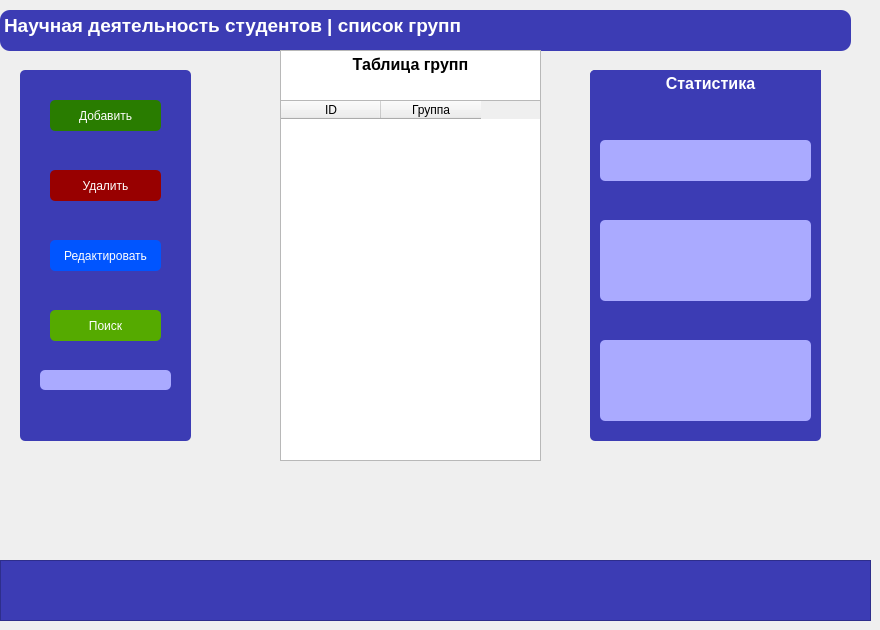
    <widget class="QWidget" name="Group">
     <attribute name="title">
      <string>Страница</string>
     </attribute>
     <widget class="QTextEdit" name="NamedOfPageGroup">
      <property name="geometry">
       <rect>
        <x>0</x>
        <y>10</y>
        <width>851</width>
        <height>41</height>
       </rect>
      </property>
      <property name="styleSheet">
       <string notr="true">background-color: rgb(60, 60, 180);
border-radius: 10px;</string>
      </property>
      <property name="html">
       <string>&lt;!DOCTYPE HTML PUBLIC &quot;-//W3C//DTD HTML 4.0//EN&quot; &quot;http://www.w3.org/TR/REC-html40/strict.dtd&quot;&gt;
&lt;html&gt;&lt;head&gt;&lt;meta name=&quot;qrichtext&quot; content=&quot;1&quot; /&gt;&lt;style type=&quot;text/css&quot;&gt;
p, li { white-space: pre-wrap; }
&lt;/style&gt;&lt;/head&gt;&lt;body style=&quot; font-family:'MS Shell Dlg 2'; font-size:8.25pt; font-weight:400; font-style:normal;&quot;&gt;
&lt;p style=&quot; margin-top:0px; margin-bottom:0px; margin-left:0px; margin-right:0px; -qt-block-indent:0; text-indent:0px;&quot;&gt;&lt;span style=&quot; font-size:14pt; font-weight:600; color:#ffffff;&quot;&gt;Научная деятельность студентов | список групп&lt;/span&gt;&lt;/p&gt;&lt;/body&gt;&lt;/html&gt;</string>
      </property>
     </widget>
     <widget class="QFrame" name="frame_7">
      <property name="geometry">
       <rect>
        <x>0</x>
        <y>560</y>
        <width>871</width>
        <height>61</height>
       </rect>
      </property>
      <property name="styleSheet">
       <string notr="true">background-color: rgb(60, 60, 180);</string>
      </property>
      <property name="frameShape">
       <enum>QFrame::StyledPanel</enum>
      </property>
      <property name="frameShadow">
       <enum>QFrame::Raised</enum>
      </property>
     </widget>
     <widget class="QTableWidget" name="GroupTable">
      <property name="geometry">
       <rect>
        <x>280</x>
        <y>100</y>
        <width>261</width>
        <height>361</height>
       </rect>
      </property>
      <column>
       <property name="text">
        <string>ID</string>
       </property>
      </column>
      <column>
       <property name="text">
        <string>Группа</string>
       </property>
      </column>
     </widget>
     <widget class="QTextEdit" name="textEdit_11">
      <property name="geometry">
       <rect>
        <x>280</x>
        <y>50</y>
        <width>261</width>
        <height>51</height>
       </rect>
      </property>
      <property name="html">
       <string>&lt;!DOCTYPE HTML PUBLIC &quot;-//W3C//DTD HTML 4.0//EN&quot; &quot;http://www.w3.org/TR/REC-html40/strict.dtd&quot;&gt;
&lt;html&gt;&lt;head&gt;&lt;meta name=&quot;qrichtext&quot; content=&quot;1&quot; /&gt;&lt;style type=&quot;text/css&quot;&gt;
p, li { white-space: pre-wrap; }
&lt;/style&gt;&lt;/head&gt;&lt;body style=&quot; font-family:'MS Shell Dlg 2'; font-size:8.25pt; font-weight:400; font-style:normal;&quot;&gt;
&lt;p align=&quot;center&quot; style=&quot; margin-top:0px; margin-bottom:0px; margin-left:0px; margin-right:0px; -qt-block-indent:0; text-indent:0px;&quot;&gt;&lt;span style=&quot; font-size:12pt; font-weight:600;&quot;&gt;Таблица групп&lt;/span&gt;&lt;/p&gt;&lt;/body&gt;&lt;/html&gt;</string>
      </property>
     </widget>
     <widget class="QFrame" name="frame_8">
      <property name="geometry">
       <rect>
        <x>20</x>
        <y>70</y>
        <width>171</width>
        <height>371</height>
       </rect>
      </property>
      <property name="styleSheet">
       <string notr="true">background-color: rgb(60, 60, 180);
border-radius: 5px;</string>
      </property>
      <property name="frameShape">
       <enum>QFrame::StyledPanel</enum>
      </property>
      <property name="frameShadow">
       <enum>QFrame::Raised</enum>
      </property>
      <widget class="QPushButton" name="AddGroupBtn">
       <property name="geometry">
        <rect>
         <x>30</x>
         <y>30</y>
         <width>111</width>
         <height>31</height>
        </rect>
       </property>
       <property name="styleSheet">
        <string notr="true">background-color: rgb(41, 124, 0);
border-color: rgb(60, 60, 180);
color: rgb(255, 255, 255);</string>
       </property>
       <property name="text">
        <string>Добавить</string>
       </property>
      </widget>
      <widget class="QPushButton" name="DelGroupBtn">
       <property name="geometry">
        <rect>
         <x>30</x>
         <y>100</y>
         <width>111</width>
         <height>31</height>
        </rect>
       </property>
       <property name="styleSheet">
        <string notr="true">background-color: rgb(152, 0, 0);
border-color: rgb(60, 60, 180);
color: rgb(255, 255, 255);</string>
       </property>
       <property name="text">
        <string>Удалить</string>
       </property>
      </widget>
      <widget class="Line" name="line_11">
       <property name="geometry">
        <rect>
         <x>30</x>
         <y>80</y>
         <width>118</width>
         <height>3</height>
        </rect>
       </property>
       <property name="orientation">
        <enum>Qt::Horizontal</enum>
       </property>
      </widget>
      <widget class="QPushButton" name="EditGroupBtn">
       <property name="geometry">
        <rect>
         <x>30</x>
         <y>170</y>
         <width>111</width>
         <height>31</height>
        </rect>
       </property>
       <property name="styleSheet">
        <string notr="true">border-color: rgb(60, 60, 180);
background-color: rgb(0, 85, 255);
color: rgb(255, 255, 255);</string>
       </property>
       <property name="text">
        <string>Редактировать</string>
       </property>
      </widget>
      <widget class="QPushButton" name="FindGroupBtn">
       <property name="geometry">
        <rect>
         <x>30</x>
         <y>240</y>
         <width>111</width>
         <height>31</height>
        </rect>
       </property>
       <property name="styleSheet">
        <string notr="true">border-color: rgb(60, 60, 180);
background-color: rgb(85, 170, 0);
color: rgb(255, 255, 255);</string>
       </property>
       <property name="text">
        <string>Поиск</string>
       </property>
      </widget>
      <widget class="QLineEdit" name="FindGroupLine">
       <property name="geometry">
        <rect>
         <x>20</x>
         <y>300</y>
         <width>131</width>
         <height>20</height>
        </rect>
       </property>
       <property name="styleSheet">
        <string notr="true">background-color: rgb(170, 170, 255);
border-color: rgb(85, 0, 255);</string>
       </property>
      </widget>
     </widget>
     <widget class="QFrame" name="frame_2">
      <property name="geometry">
       <rect>
        <x>590</x>
        <y>70</y>
        <width>231</width>
        <height>371</height>
       </rect>
      </property>
      <property name="styleSheet">
       <string notr="true">background-color: rgb(60, 60, 180);
border-radius: 5px;</string>
      </property>
      <property name="frameShape">
       <enum>QFrame::StyledPanel</enum>
      </property>
      <property name="frameShadow">
       <enum>QFrame::Raised</enum>
      </property>
      <widget class="QTextEdit" name="textEdit_12">
       <property name="geometry">
        <rect>
         <x>0</x>
         <y>0</y>
         <width>241</width>
         <height>41</height>
        </rect>
       </property>
       <property name="html">
        <string>&lt;!DOCTYPE HTML PUBLIC &quot;-//W3C//DTD HTML 4.0//EN&quot; &quot;http://www.w3.org/TR/REC-html40/strict.dtd&quot;&gt;
&lt;html&gt;&lt;head&gt;&lt;meta name=&quot;qrichtext&quot; content=&quot;1&quot; /&gt;&lt;style type=&quot;text/css&quot;&gt;
p, li { white-space: pre-wrap; }
&lt;/style&gt;&lt;/head&gt;&lt;body style=&quot; font-family:'MS Shell Dlg 2'; font-size:8.25pt; font-weight:400; font-style:normal;&quot;&gt;
&lt;p align=&quot;center&quot; style=&quot; margin-top:0px; margin-bottom:0px; margin-left:0px; margin-right:0px; -qt-block-indent:0; text-indent:0px;&quot;&gt;&lt;span style=&quot; font-size:12pt; font-weight:600; color:#ffffff;&quot;&gt;Статистика&lt;/span&gt;&lt;/p&gt;&lt;/body&gt;&lt;/html&gt;</string>
       </property>
      </widget>
      <widget class="Line" name="line_12">
       <property name="geometry">
        <rect>
         <x>50</x>
         <y>50</y>
         <width>118</width>
         <height>3</height>
        </rect>
       </property>
       <property name="orientation">
        <enum>Qt::Horizontal</enum>
       </property>
      </widget>
      <widget class="QLabel" name="TotalGroupStat">
       <property name="geometry">
        <rect>
         <x>10</x>
         <y>70</y>
         <width>211</width>
         <height>41</height>
        </rect>
       </property>
       <property name="styleSheet">
        <string notr="true">background-color: rgb(170, 170, 255);</string>
       </property>
       <property name="text">
        <string/>
       </property>
      </widget>
      <widget class="QLabel" name="MostBigGroupStat">
       <property name="geometry">
        <rect>
         <x>10</x>
         <y>150</y>
         <width>211</width>
         <height>81</height>
        </rect>
       </property>
       <property name="styleSheet">
        <string notr="true">background-color: rgb(170, 170, 255);</string>
       </property>
       <property name="text">
        <string/>
       </property>
      </widget>
      <widget class="QLabel" name="MostLowGroupStat">
       <property name="geometry">
        <rect>
         <x>10</x>
         <y>270</y>
         <width>211</width>
         <height>81</height>
        </rect>
       </property>
       <property name="styleSheet">
        <string notr="true">background-color: rgb(170, 170, 255);</string>
       </property>
       <property name="text">
        <string/>
       </property>
      </widget>
     </widget>
    </widget>
